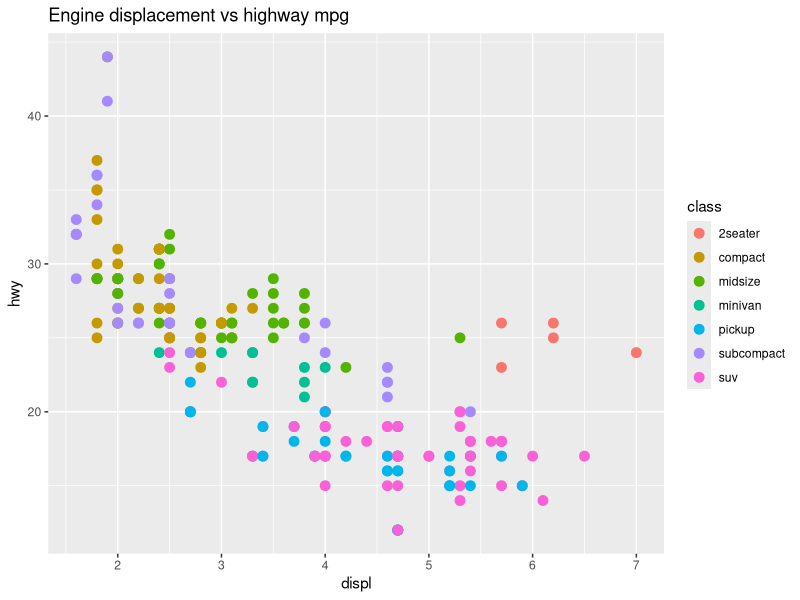
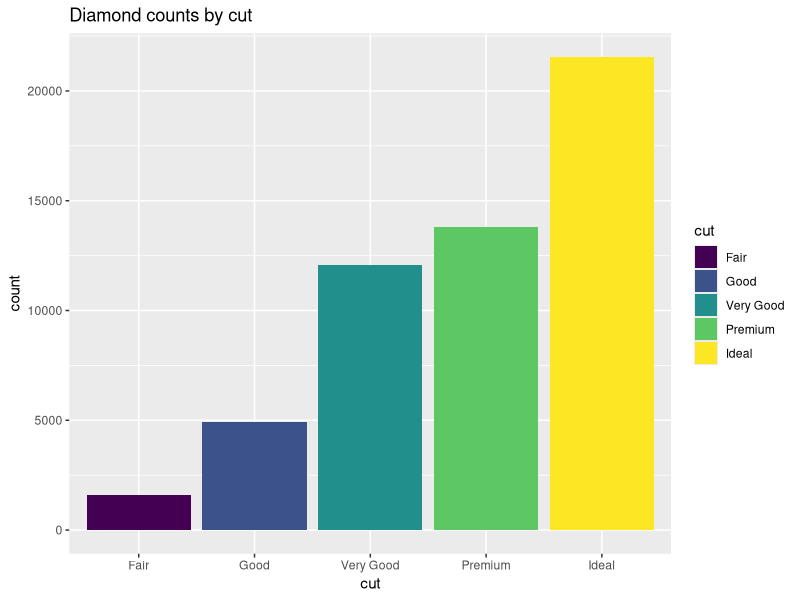
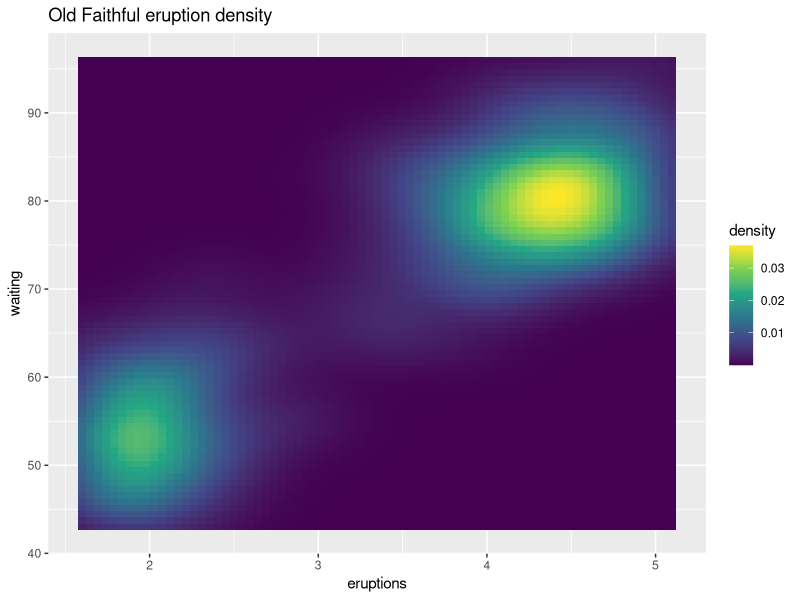
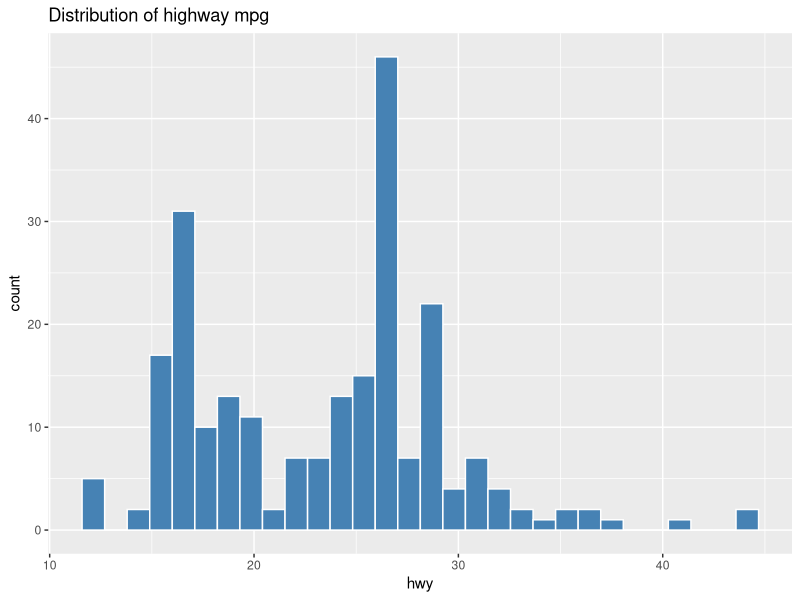
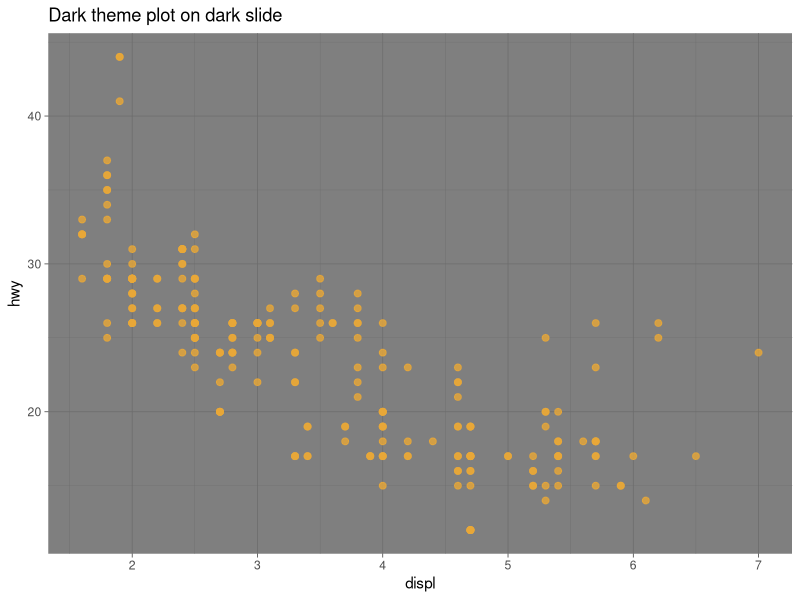

These figures' R source, in order:
## ---- chunk 1
library(ggplot2)
ggplot(mpg, aes(displ, hwy, color = class)) +
  geom_point(size = 3) +
  labs(title = "Engine displacement vs highway mpg")
## ---- chunk 2
ggplot(diamonds, aes(cut, fill = cut)) +
  geom_bar() +
  labs(title = "Diamond counts by cut")
## ---- chunk 3
ggplot(faithfuld, aes(eruptions, waiting)) +
  geom_tile(aes(fill = density)) +
  scale_fill_viridis_c() +
  labs(title = "Old Faithful eruption density")
## ---- chunk 4
ggplot(mpg, aes(hwy)) +
  geom_histogram(bins = 30, fill = "steelblue", color = "white") +
  labs(title = "Distribution of highway mpg")
## ---- chunk 5
ggplot(mpg, aes(displ, hwy)) +
  geom_point(color = "#e8a838", size = 2, alpha = 0.8) +
  theme_dark() +
  labs(title = "Dark theme plot on dark slide")
